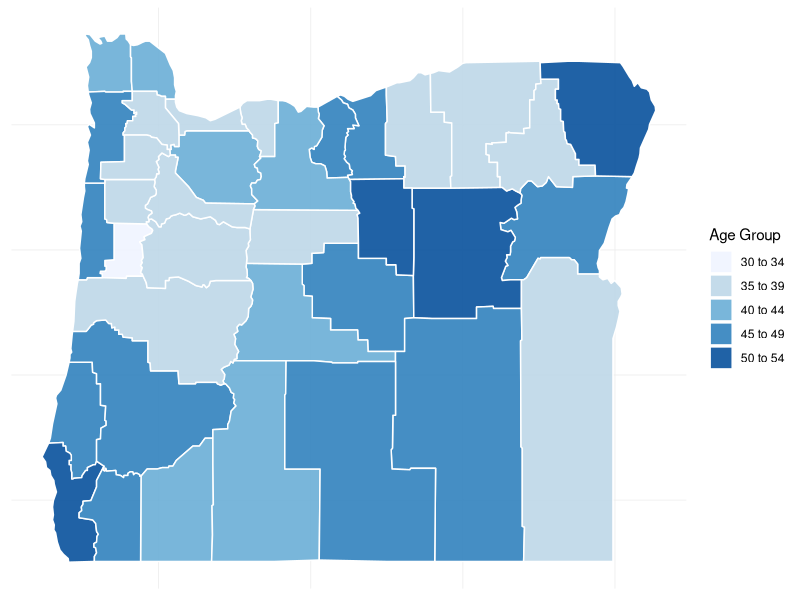
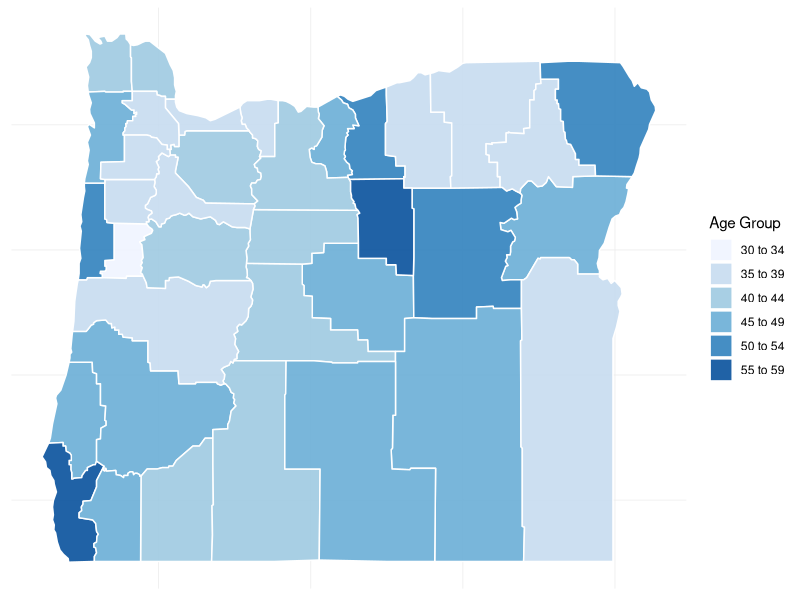

These figures' R source, in order:
library(tidyr)
library(maps)
library(dplyr)
library(ggplot2)
library(tools)

#clear workspace
rm(list = ls())

#read in data, trim and recode proper variables 
df <- read.csv("cc-est2017-alldata-41.csv") 

df_clean <- df %>% 
  filter(YEAR > 2) %>% 
  filter(YEAR < 10) %>% 
  mutate(YEAR = ifelse(YEAR == 3, 2010, YEAR)) %>% 
  mutate(YEAR = ifelse(YEAR == 4, 2011, YEAR)) %>% 
  mutate(YEAR = ifelse(YEAR == 5, 2012, YEAR)) %>% 
  mutate(YEAR = ifelse(YEAR == 6, 2013, YEAR)) %>% 
  mutate(YEAR = ifelse(YEAR == 7, 2014, YEAR)) %>% 
  mutate(YEAR = ifelse(YEAR == 8, 2015, YEAR)) %>% 
  mutate(YEAR = ifelse(YEAR == 9, 2016, YEAR)) %>% 
  mutate(AGEGRP = ifelse(AGEGRP == 0, "Total", AGEGRP)) %>% 
  mutate(AGEGRP = ifelse(AGEGRP == 1, "0 to 4", AGEGRP)) %>% 
  mutate(AGEGRP = ifelse(AGEGRP == 2, "5 to 9", AGEGRP)) %>% 
  mutate(AGEGRP = ifelse(AGEGRP == 3, "10 to 14", AGEGRP)) %>% 
  mutate(AGEGRP = ifelse(AGEGRP == 4, "15 to 19", AGEGRP)) %>% 
  mutate(AGEGRP = ifelse(AGEGRP == 5, "20 to 24", AGEGRP)) %>% 
  mutate(AGEGRP = ifelse(AGEGRP == 6, "25 to 29", AGEGRP)) %>% 
  mutate(AGEGRP = ifelse(AGEGRP == 7, "30 to 34", AGEGRP)) %>% 
  mutate(AGEGRP = ifelse(AGEGRP == 8, "35 to 39", AGEGRP)) %>% 
  mutate(AGEGRP = ifelse(AGEGRP == 9, "40 to 44", AGEGRP)) %>% 
  mutate(AGEGRP = ifelse(AGEGRP == 10, "45 to 49", AGEGRP)) %>% 
  mutate(AGEGRP = ifelse(AGEGRP == 11, "50 to 54", AGEGRP)) %>% 
  mutate(AGEGRP = ifelse(AGEGRP == 12, "55 to 59", AGEGRP)) %>% 
  mutate(AGEGRP = ifelse(AGEGRP == 13, "60 to 64", AGEGRP)) %>% 
  mutate(AGEGRP = ifelse(AGEGRP == 14, "65 to 69", AGEGRP)) %>% 
  mutate(AGEGRP = ifelse(AGEGRP == 15, "70 to 74", AGEGRP)) %>% 
  mutate(AGEGRP = ifelse(AGEGRP == 16, "75 to 79", AGEGRP)) %>% 
  mutate(AGEGRP = ifelse(AGEGRP == 17, "80 to 84", AGEGRP)) %>% 
  mutate(AGEGRP = ifelse(AGEGRP == 18, "85 or older", AGEGRP))


#Calculate the median age by county and year 
#using a cumulative sum to find when the 
#running total tips past the midpoint, thus 
#marking the median age bucket 
oregon_median_age <- df_clean %>% 
  filter(AGEGRP != "Total") %>% 
  group_by(CTYNAME, YEAR) %>% 
  mutate(MEDIAN_COUNT = sum(TOT_POP)/2) %>% 
  group_by(CTYNAME, YEAR) %>% 
  mutate(RUNNING_TOTAL = cumsum(TOT_POP)) %>% 
  mutate(MEDIAN_GROUP = ifelse(RUNNING_TOTAL >= MEDIAN_COUNT, TRUE, FALSE)) %>% 
  group_by(CTYNAME, YEAR) %>% 
  mutate(MEDIAN = ifelse(MEDIAN_GROUP != lag(MEDIAN_GROUP), TRUE, FALSE)) %>% 
  filter(MEDIAN == TRUE) %>% 
  select(CTYNAME, AGEGRP, YEAR)

#join age data to spatial mapping data 
oregon_map_data <- map_data("county") %>% 
  filter(region == "oregon") %>% 
  mutate(CTYNAME = paste(toTitleCase(subregion), "County"))

or_median_map <- left_join(oregon_map_data, oregon_median_age) 

#map the data for 2010 and 2016
map2010 <- ggplot() + 
  geom_polygon(data = filter(or_median_map, YEAR ==2010), 
               mapping = aes(x = long, y = lat, group = group, fill = AGEGRP),
               color = "white", 
               alpha = I(.9)) + 
  theme_bw()+
  theme(panel.grid.major = element_blank(), 
        panel.border = element_blank(), 
        axis.ticks = element_blank(), 
        axis.text = element_blank(), 
        axis.title.x=element_blank(), 
        axis.title.y=element_blank()) + 
  scale_fill_brewer("Age Group") 


map2016 <- ggplot() + 
  geom_polygon(data = filter(or_median_map, YEAR ==2016), 
               mapping = aes(x = long, y = lat, group = group, fill = AGEGRP),
               color = "white", 
               alpha = I(.9)) + 
  theme_bw()+
  theme(panel.grid.major = element_blank(), 
        panel.border = element_blank(), 
        axis.ticks = element_blank(), 
        axis.text = element_blank(), 
        axis.title.x=element_blank(), 
        axis.title.y=element_blank()) + 
  scale_fill_brewer("Age Group") 


#spread and reshape the data frame so it 
#is suited for mapping in Carto
oregon_median_age_for_carto <- oregon_median_age %>% 
  spread(YEAR, AGEGRP)

#code to write CSV
write.csv(oregon_median_age_for_carto, "Oregon_median_age_carto.csv")
